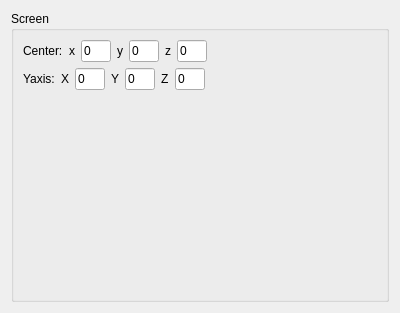
<?xml version="1.0" encoding="UTF-8"?>
<ui version="4.0">
 <class>ScreenData</class>
 <widget class="QWidget" name="ScreenData">
  <property name="geometry">
   <rect>
    <x>0</x>
    <y>0</y>
    <width>400</width>
    <height>313</height>
   </rect>
  </property>
  <property name="windowTitle">
   <string>Form</string>
  </property>
  <layout class="QVBoxLayout" name="verticalLayout">
   <item>
    <widget class="QGroupBox" name="groupBox">
     <property name="title">
      <string>Screen</string>
     </property>
     <layout class="QVBoxLayout" name="verticalLayout_2">
      <item>
       <layout class="QHBoxLayout" name="horizontalLayout">
        <item>
         <widget class="QLabel" name="label">
          <property name="text">
           <string>Center:</string>
          </property>
         </widget>
        </item>
        <item>
         <widget class="QLabel" name="label_2">
          <property name="text">
           <string>x</string>
          </property>
         </widget>
        </item>
        <item>
         <widget class="QLineEdit" name="lineEdit">
          <property name="maximumSize">
           <size>
            <width>30</width>
            <height>16777215</height>
           </size>
          </property>
          <property name="text">
           <string>0</string>
          </property>
         </widget>
        </item>
        <item>
         <widget class="QLabel" name="label_3">
          <property name="text">
           <string>y</string>
          </property>
         </widget>
        </item>
        <item>
         <widget class="QLineEdit" name="lineEdit_2">
          <property name="maximumSize">
           <size>
            <width>30</width>
            <height>16777215</height>
           </size>
          </property>
          <property name="text">
           <string>0</string>
          </property>
         </widget>
        </item>
        <item>
         <widget class="QLabel" name="label_4">
          <property name="text">
           <string>z</string>
          </property>
         </widget>
        </item>
        <item>
         <widget class="QLineEdit" name="lineEdit_3">
          <property name="maximumSize">
           <size>
            <width>30</width>
            <height>16777215</height>
           </size>
          </property>
          <property name="text">
           <string>0</string>
          </property>
         </widget>
        </item>
        <item>
         <spacer name="horizontalSpacer">
          <property name="orientation">
           <enum>Qt::Horizontal</enum>
          </property>
          <property name="sizeHint" stdset="0">
           <size>
            <width>40</width>
            <height>20</height>
           </size>
          </property>
         </spacer>
        </item>
       </layout>
      </item>
      <item>
       <layout class="QHBoxLayout" name="horizontalLayout_2">
        <item>
         <widget class="QLabel" name="label_5">
          <property name="text">
           <string>Yaxis:</string>
          </property>
         </widget>
        </item>
        <item>
         <widget class="QLabel" name="label_6">
          <property name="text">
           <string>X</string>
          </property>
         </widget>
        </item>
        <item>
         <widget class="QLineEdit" name="lineEdit_4">
          <property name="maximumSize">
           <size>
            <width>30</width>
            <height>16777215</height>
           </size>
          </property>
          <property name="text">
           <string>0</string>
          </property>
         </widget>
        </item>
        <item>
         <widget class="QLabel" name="label_7">
          <property name="text">
           <string>Y</string>
          </property>
         </widget>
        </item>
        <item>
         <widget class="QLineEdit" name="lineEdit_5">
          <property name="maximumSize">
           <size>
            <width>30</width>
            <height>16777215</height>
           </size>
          </property>
          <property name="text">
           <string>0</string>
          </property>
         </widget>
        </item>
        <item>
         <widget class="QLabel" name="label_8">
          <property name="text">
           <string>Z</string>
          </property>
         </widget>
        </item>
        <item>
         <widget class="QLineEdit" name="lineEdit_6">
          <property name="maximumSize">
           <size>
            <width>30</width>
            <height>16777215</height>
           </size>
          </property>
          <property name="text">
           <string>0</string>
          </property>
         </widget>
        </item>
        <item>
         <spacer name="horizontalSpacer_2">
          <property name="orientation">
           <enum>Qt::Horizontal</enum>
          </property>
          <property name="sizeHint" stdset="0">
           <size>
            <width>40</width>
            <height>20</height>
           </size>
          </property>
         </spacer>
        </item>
       </layout>
      </item>
      <item>
       <spacer name="verticalSpacer">
        <property name="orientation">
         <enum>Qt::Vertical</enum>
        </property>
        <property name="sizeHint" stdset="0">
         <size>
          <width>20</width>
          <height>40</height>
         </size>
        </property>
       </spacer>
      </item>
     </layout>
    </widget>
   </item>
  </layout>
 </widget>
 <resources/>
 <connections/>
</ui>
